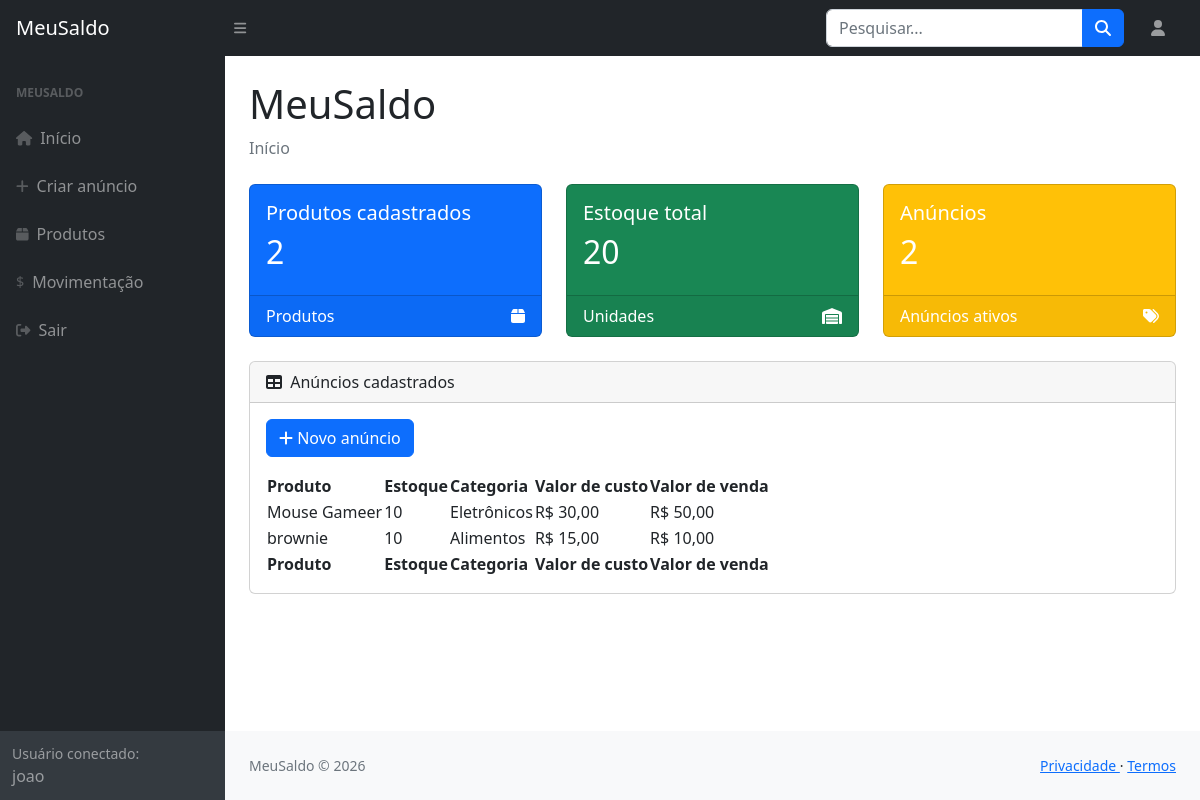
Before: /MeuSaldo/index.php (signed in) with the older database file.
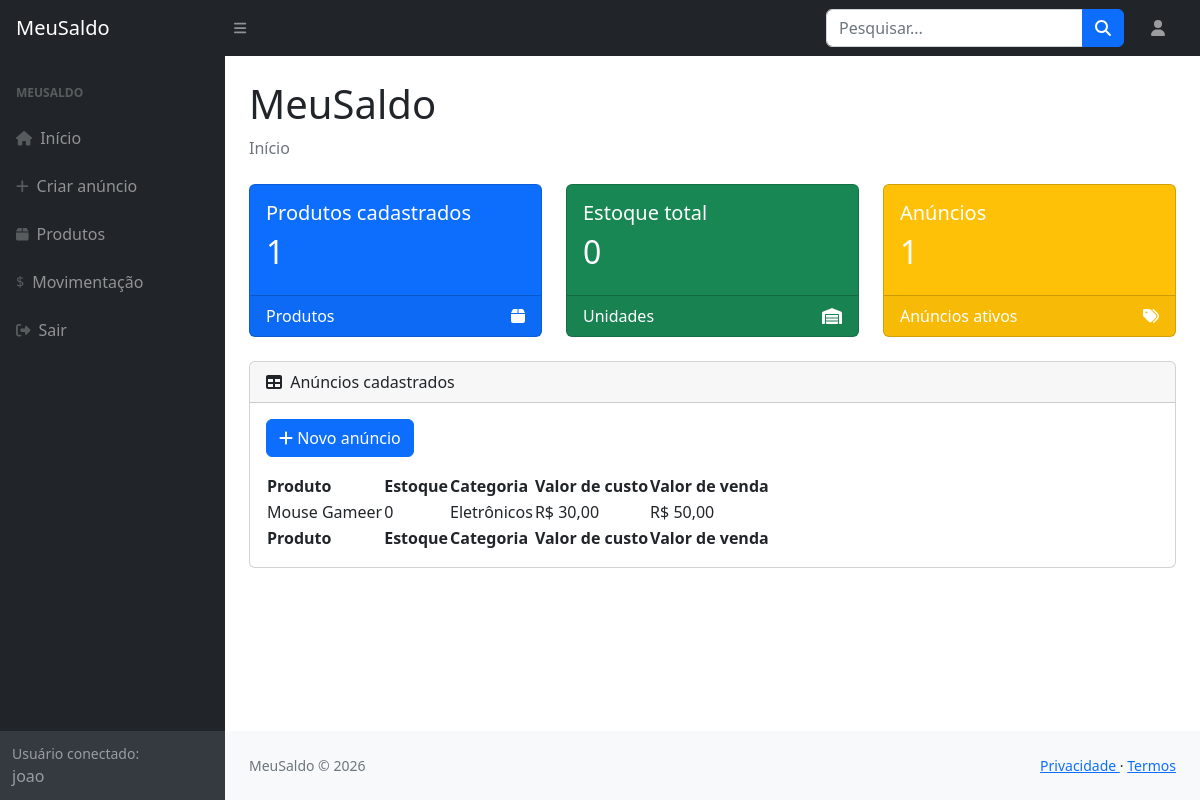
After: the same page with the newer database file.
### tables this page shows
CREATE TABLE `anuncios` (
  `idAnuncio` int NOT NULL,
  `Usuarios_idUsuario` int NOT NULL,
  `nomeProduto` varchar(30) NOT NULL,
  `estoqueProduto` int NOT NULL,
  `categoriaAnuncio` varchar(50) NOT NULL,
  `valorCustoAnuncio` decimal(10,2) NOT NULL,
  `valorAnuncio` decimal(10,2) NOT NULL
);

### MeuSaldo/header.php (called while the page is built, shortened)
<?php
    if(isset($_SESSION['logado']) && $_SESSION['logado'] === true){
        $idUsuario    = $_SESSION['idUsuario'];
        $nomeUsuario  = $_SESSION['nomeUsuario'];
        $nomeCompleto = explode(' ', $nomeUsuario);
        $primeiroNome = $nomeCompleto[0];
    }
?>

### MeuSaldo/index.php (the view, shortened to what this page needs)
<?php include "header.php" ?>
<?php
include "conexaoBD.php";
$idUsuario = (int) $idUsuario;
$sqlAnuncios = "SELECT
                    idAnuncio,
                    nomeProduto,
                    estoqueProduto,
                    categoriaAnuncio,
                    valorCustoAnuncio,
                    valorAnuncio
                FROM Anuncios
                WHERE Usuarios_idUsuario = $idUsuario
                ORDER BY idAnuncio DESC";
$resultadoAnuncios = mysqli_query($conn, $sqlAnuncios);
$quantidadeProdutos = mysqli_num_rows($resultadoAnuncios);
$sqlEstoque = "SELECT SUM(estoqueProduto) AS estoqueTotal
               FROM Anuncios
               WHERE Usuarios_idUsuario = $idUsuario";
$resultadoEstoque = mysqli_query($conn, $sqlEstoque);
$dadosEstoque = mysqli_fetch_assoc($resultadoEstoque);
$estoqueTotal = $dadosEstoque['estoqueTotal'] ?? 0;
$resultadoAnuncios = mysqli_query($conn, $sqlAnuncios);
?>
<!DOCTYPE html>
<html lang="pt-br">
<head>
    <link href="https://cdn.jsdelivr.net/npm/simple-datatables@7.1.2/dist/style.min.css"
          rel="stylesheet" />
    <link href="css/styles.css"
          rel="stylesheet" />
</head>
<body class="sb-nav-fixed">
<nav class="sb-topnav navbar navbar-expand navbar-dark bg-dark">
    <a class="navbar-brand ps-3"
       href="index.php">
        MeuSaldo
    </a>
    <button class="btn btn-link btn-sm order-1 order-lg-0 me-4 me-lg-0"
            id="sidebarToggle"
            href="#!">
        <i class="fas fa-bars"></i>
    </button>
    <form class="d-none d-md-inline-block form-inline ms-auto me-0 me-md-3 my-2 my-md-0">
        <div class="input-group">
            <input class="form-control"
                   type="text"
                   placeholder="Pesquisar..."
                   aria-label="Pesquisar" />
            <button class="btn btn-primary"
                    id="btnNavbarSearch"
                    type="button">
                <i class="fas fa-search"></i>
            </button>
        </div>
    </form>
    <?php
        if(isset($_SESSION['logado']) && $_SESSION['logado'] === true){
            echo"
            <ul class='navbar-nav ms-auto ms-md-0 me-3 me-lg-4'>
                <li class='nav-item dropdown'>
                    <a class='nav-link '
                    id='navbarDropdown'
                    href='#'
                    role='button'
                    data-bs-toggle=dropdown'
                    aria-expanded='false'>
                        <i class='fas fa-user fa-fw'></i>
                    </a>
        ";
        }
    ?>
</nav>
<div id="layoutSidenav">
    <div id="layoutSidenav_nav">
        <nav class="sb-sidenav accordion sb-sidenav-dark"
             id="sidenavAccordion">
            <div class="sb-sidenav-menu">
                <div class="nav">
                    <div class="sb-sidenav-menu-heading">
                        MeuSaldo
                    </div>
                    <a class="nav-link"
                       href="index.php">
                        <div class="sb-nav-link-icon">
                            <i class="fas fa-home"></i>
                        </div>
                        Início
                    </a>
                    <?php
                        if(isset($_SESSION['logado']) && $_SESSION['logado'] === true){
                        echo"
                            <a class='nav-link'
                            href='formAnuncio.php'>
                                <div class='sb-nav-link-icon'>
                                    <i class='fas fa-plus'></i>
                                </div>
                                Criar anúncio
                            </a>
                            <a class='nav-link'
                            href='listaProdutos.php'>
                                <div class='sb-nav-link-icon'>
                                    <i class='fas fa-box'></i>
                                </div>
                                Produtos
                            </a>
                            <a class='nav-link'
                            href='movimentacao.php'>
                                <div class='sb-nav-link-icon'>
                                    $
                                </div>
                                Movimentação
                            </a>
                            <a class='nav-link'
                            href='logout.php'>
                                <div class='sb-nav-link-icon'>
                                    <i class='fas fa-sign-out-alt'></i>
                                </div>
                                Sair
                            </a>
                            ";
                        }
                    ?>
                </div>
            </div>
            <div class="sb-sidenav-footer">
                <div class="small">
                    Usuário conectado:
                </div>
                <?php
                if (isset($primeiroNome)) {
                    echo htmlspecialchars($primeiroNome);
                } else {
                    echo "Nenhum usuário conectado";
                }
                ?>
            </div>
        </nav>
    </div>
    <div id="layoutSidenav_content">
        <main>
            <div class="container-fluid px-4">
                <h1 class="mt-4">
                    MeuSaldo
                </h1>
                <ol class="breadcrumb mb-4">
                    <li class="breadcrumb-item active">
                        Início
                    </li>
                </ol>
                <div class="row">
                    <div class="col-xl-4 col-md-6">
                        <div class="card bg-primary text-white mb-4">
                            <div class="card-body">
                                <h5>
                                    Produtos cadastrados
                                </h5>
                                <h2>
                                    <?php
                                    echo $quantidadeProdutos;
                                    ?>
                                </h2>
                            </div>
                            <div class="card-footer d-flex align-items-center justify-content-between">
                                <span>
                                    Produtos
                                </span>
                                <i class="fas fa-box"></i>
                            </div>
                        </div>
                    </div>
                    <div class="col-xl-4 col-md-6">
                        <div class="card bg-success text-white mb-4">
                            <div class="card-body">
                                <h5>
                                    Estoque total
                                </h5>
                                <h2>
                                    <?php
                                    echo $estoqueTotal;
                                    ?>
                                </h2>
                            </div>
                            <div class="card-footer d-flex align-items-center justify-content-between">
                                <span>
                                    Unidades
                                </span>
                                <i class="fas fa-warehouse"></i>
                            </div>
                        </div>
                    </div>
                    <div class="col-xl-4 col-md-6">
                        <div class="card bg-warning text-white mb-4">
                            <div class="card-body">
                                <h5>
                                    Anúncios
                                </h5>
                                <h2>
                                    <?php
                                    echo $quantidadeProdutos;
                                    ?>
                                </h2>
                            </div>
                            <div class="card-footer d-flex align-items-center justify-content-between">
                                <span>
                                    Anúncios ativos
                                </span>
                                <i class="fas fa-tags"></i>
                            </div>
                        </div>
                    </div>
                </div>
                <div class="card mb-4">
                    <div class="card-header">
                        <i class="fas fa-table me-1"></i>
                        Anúncios cadastrados
                    </div>
                    <div class="card-body">
                        <div class="mb-3">
                            <a href="formAnuncio.php"
                               class="btn btn-primary">
                                <i class="fas fa-plus"></i>
                                Novo anúncio
                            </a>
                        </div>
                        <div class="table-responsive">
                            <table id="datatablesSimple">
                                <thead>
                                    <tr>
                                        <th>Produto</th>
                                        <th>Estoque</th>
                                        <th>Categoria</th>
                                        <th>Valor de custo</th>
                                        <th>Valor de venda</th>
                                    </tr>
                                </thead>
                                <tfoot>
                                    <tr>
                                        <th>Produto</th>
                                        <th>Estoque</th>
                                        <th>Categoria</th>
                                        <th>Valor de custo</th>
                                        <th>Valor de venda</th>
                                    </tr>
                                </tfoot>
                                <tbody>
                                <?php
                                if (
                                    $resultadoAnuncios &&
                                    mysqli_num_rows($resultadoAnuncios) > 0
                                ) {
                                    while (
                                        $anuncio =
                                        mysqli_fetch_assoc(
                                            $resultadoAnuncios
                                        )
                                    ) {
                                        ?>
                                        <tr>
                                            <td>
                                                <?php
                                                echo htmlspecialchars(
                                                    $anuncio['nomeProduto']
                                                );
                                                ?>
                                            </td>
                                            <td>
                                                <?php
                                                echo htmlspecialchars(
                                                    $anuncio['estoqueProduto']
                                                );
                                                ?>
                                            </td>
                                            <td>
                                                <?php
                                                echo htmlspecialchars(
                                                    $anuncio['categoriaAnuncio']
                                                );
                                                ?>
                                            </td>
                                            <td>
                                                R$
                                                <?php
                                                echo number_format(
                                                    $anuncio[
                                                        'valorCustoAnuncio'
                                                    ],
                                                    2,
                                                    ',',
                                                    '.'
                                                );
                                                ?>
                                            </td>
                                            <td>
                                                R$
                                                <?php
                                                echo number_format(
                                                    $anuncio[
                                                        'valorAnuncio'
                                                    ],
                                                    2,
                                                    ',',
                                                    '.'
                                                );
                                                ?>
                                            </td>
                                        </tr>
                                        <?php
                                    }
                                }
                                ?>
                                </tbody>
                            </table>
                        </div>
                    </div>
                </div>
            </div>
        </main>
        <footer class="py-4 bg-light mt-auto">
            <div class="container-fluid px-4">
                <div class="d-flex align-items-center justify-content-between small">
                    <div class="text-muted">
                        MeuSaldo © 2026
                    </div>
                    <div>
                        <a href="#">
                            Privacidade
                        </a>
                        &middot;
                        <a href="#">
                            Termos
                        </a>
                    </div>
                </div>
            </div>
        </footer>
    </div>
</div>
</body>
</html>

Changed rows visible on the page:
removed anuncios: nomeProduto "brownie", estoqueProduto "10", categoriaAnuncio "Alimentos", valorCustoAnuncio "15,00", valorAnuncio "10,00"
changed anuncios "Mouse Gameer": estoqueProduto "10" → "0"
Other visible differences:
$quantidadeProdutos: "2" → "1"
$estoqueTotal: "20" → "0"
